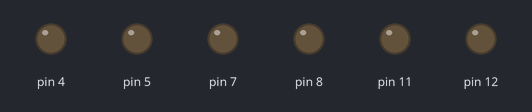
Bench run of a sketch on a simulated Arduino Uno, built with avr-gcc and run on an emulated ATmega328P. Parts: output pins drawn as LEDs (lit = HIGH).

Above: at 0.1 s.
At 7.6 s:
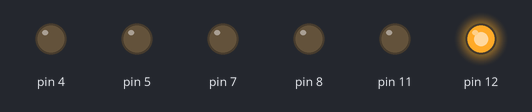
At 15.77 s:
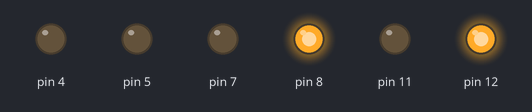
At 23.78 s:
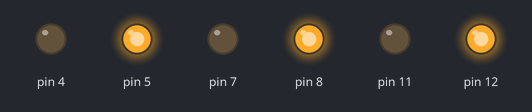
At 32.6 s:
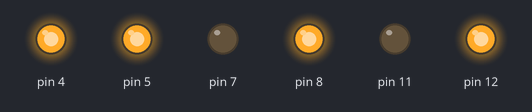
At 39.75 s:
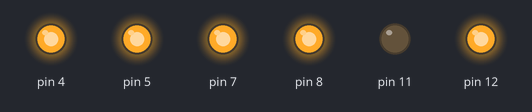
Timing chart, 0 to 40.0 s (numbered marks = the images above):
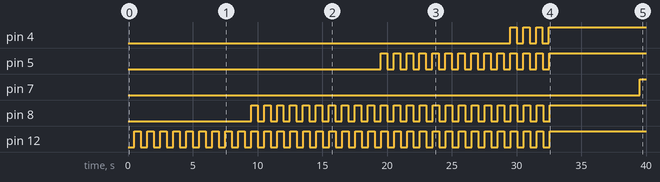

The sketch:

HW11.ino
```cpp
// bool =  can only hold true (0) and false (1) values
// store current state of each LED
bool pinState12;  // clear (1-10s)
bool pinState8;   // red (10-20s)
bool pinState5;   // green (20-30s)
bool pinState4;   // blue (30-40s)
bool pinState7;   // yellow (40-50s)
bool pinState11;  // orange (50-60s)

// int = integer = stores whole numbers
// store last state change of each LED
int lastChange12;
int lastChange8;
int lastChange5;
int lastChange4;
int lastChange7;
int lastChange11;

// unsigned = variable only stores positive values (incl. 0)
// long = can store larger int, good for storing large amount of numbers, often when dealing with millis()
unsigned long startTime12;
unsigned long startTime8;
unsigned long startTime5;
unsigned long startTime4;
unsigned long startTime7;
unsigned long startTime11;

void setup() {
    // set output pins (e.g. pin wired to D12 is 12)
    pinMode(12, OUTPUT);
    pinMode(8, OUTPUT);
    pinMode(5, OUTPUT);
    pinMode(4, OUTPUT);
    pinMode(7, OUTPUT);
    pinMode(11, OUTPUT);

    // LOW = off, HIGH = on
    pinState12 = LOW;
    pinState8 = LOW;
    pinState5 = LOW;
    pinState4 = LOW;
    pinState7 = LOW;
    pinState11 = LOW;

    // times of last state changes starting from 0 = no changes done yet
    lastChange12 = 0;
    lastChange8 = 0;
    lastChange5 = 0;
    lastChange4 = 0;
    lastChange7 = 0;
    lastChange11 = 0;

    // start time to start from 0
    startTime12 = 0;
    startTime8 = 0;
    startTime5 = 0;
    startTime4 = 0;
    startTime7 = 0;
    startTime11 = 0;
}

void loop() {
    unsigned long now = millis();  // unsigned long named 'now' is storing millis()

    // resetting the sequence after 60s
    if (now - startTime12 > 59500) { // if current millis() - startTime12 is greater than 59500ms..
        startTime12 = now - 500;  // .. reset start time of LED, restarting the entire cycle (-500ms to remove lag time)

        // reset states of all LEDs to off
        pinState12 = LOW;
        pinState8 = LOW;
        pinState5 = LOW;
        pinState4 = LOW;
        pinState7 = LOW;
        pinState11 = LOW;

        // reset lastChange times so blinking and immediately start
        lastChange12 = now;
        lastChange8 = now;
        lastChange5 = now;
        lastChange4 = now;
        lastChange7 = now;
        lastChange11 = now;

        // reset all LEDs to initial state
        // digitalWrite = for setting HIGH and LOW states
        // written as 'digitalWrite(pin, value (meaning HIGH/LOW))', in this case, its mapped to LOW as declared above
        digitalWrite(12, pinState12);
        digitalWrite(8, pinState8);
        digitalWrite(5, pinState5);
        digitalWrite(4, pinState4);
        digitalWrite(7, pinState7);
        digitalWrite(11, pinState11);
    }

    // blink clear LED every 500ms
    if (now > lastChange12 + 500) { // if it has been 500ms since the last changed state..
        pinState12 = !pinState12; // .. flip pinState (like a switch)
        lastChange12 = now; // stores time stamp of most recent state change
        if (startTime12 == 0) { // check if startTime12 is 0
            startTime12 = now;  // if 0, set startTime12 to current time (millis())
        }
        digitalWrite(12, pinState12);  // update LED to HIGH/LOW accordingly based on above
    }

    // start blinking red LED every 500ms after 9s
    if (now > startTime12 + 9000 && now > lastChange8 + 500) { // if 9000ms have passed and 500ms since last changed state..
        pinState8 = !pinState8; // .. flip pinState
        lastChange8 = now;
        digitalWrite(8, pinState8);
    }

    // start blinking green LED every 500ms after 19s
    if (now > startTime12 + 19000 && now > lastChange5 + 500) {
        pinState5 = !pinState5;
        lastChange5 = now;
        digitalWrite(5, pinState5);
    }

    // start blinking blue LED every 500ms after 29s
    if (now > startTime12 + 29000 && now > lastChange4 + 500) {
        pinState4 = !pinState4;
        lastChange4 = now;
        digitalWrite(4, pinState4);
    }

    // start blinking yellow LED every 500ms after 39s
    if (now > startTime12 + 39000 && now > lastChange7 + 500) {
        pinState7 = !pinState7;
        lastChange7 = now;
        digitalWrite(7, pinState7);
    }

    // start blinking orange LED every 500ms after 49s
    if (now > startTime12 + 49000 && now > lastChange11 + 500) {
        pinState11 = !pinState11;
        lastChange11 = now;
        digitalWrite(11, pinState11);
    }
}
```

Measured:
- by itself, pin 4: LOW → HIGH at 29.5 s, → LOW 0.50 s later, → HIGH 0.50 s later, → LOW 0.50 s later, … (7 changes in this stretch)
- by itself, pin 5: LOW → HIGH at 19.5 s, → LOW 0.50 s later, → HIGH 0.50 s later, → LOW 0.50 s later, … (27 changes in this stretch)
- by itself, pin 7: LOW → HIGH at 39.5 s
- by itself, pin 8: LOW → HIGH at 9.5 s, → LOW 0.50 s later, → HIGH 0.50 s later, → LOW 0.50 s later, … (47 changes in this stretch)
- by itself, pin 12: alternates HIGH for 0.50 s and LOW for 0.50 s, 65 changes in all, then stays HIGH
